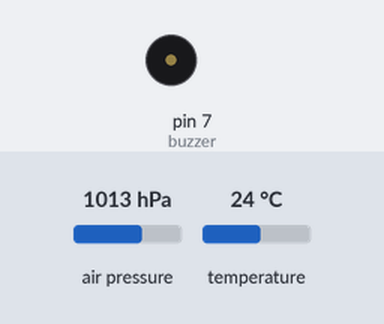
Recording of a sketch running on a simulated Arduino Uno, built with avr-gcc and run on an emulated ATmega328P. Shown: buzzer (waves = sounding). The test bench sets the inputs (shaded band); at power-on: air pressure 1013 hPa, temperature 24 °C.

Above: at 1.2 s.
1.3 s: air pressure set to 952 hPa
At 4.03 s:
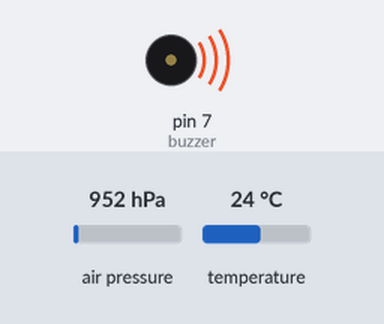
4.3 s: air pressure set to 975 hPa
5.9 s: air pressure set to 1000 hPa
Timing chart, 0 to 10.1 s (numbered marks = the images above; inputs shaded):
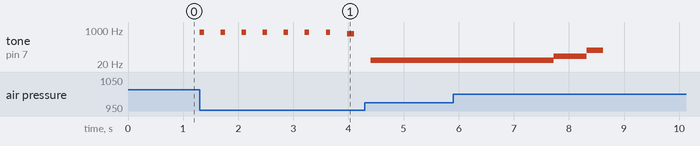

Measured:
- after the input at 1.3 s, tone on pin 7 (buzzer): plays 790 Hz for 0.08 s, 790 Hz for 0.08 s, 790 Hz for 0.08 s, 790 Hz for 0.08 s, 790 Hz for 0.08 s, 790 Hz for 0.08 s … (8 notes in this stretch), starting at once

The sketch:

MS5611V2.ino
```cpp
#include <MS5611.h>
MS5611 barometer;
int buzzer = 7;
float old_vario;

void setup() {
  pinMode(buzzer,OUTPUT);
  Serial.begin(9600);
  barometer.begin();
  old_vario = 0;
}

void buzzer_play(int freq,int duraction){
  noTone(buzzer);
  if (freq==0 && duraction==0){
    noTone(buzzer);
    delay(200);
    }
  else if (duraction==0 && freq != 0){
    tone(buzzer,freq);
    delay(duraction);
    }
  else {
    tone(buzzer,freq);
    delay(duraction);
    noTone(buzzer);
    }
}

void loop() {
  float vario;
  float pressure_before = barometer.readPressure();
  float alti_before = barometer.getAltitude(pressure_before);
  float temp = barometer.readTemperature();
  delay(300);
  float pressure_after = barometer.readPressure();
  float alti_after = barometer.getAltitude(pressure_after);
  vario = ((alti_after - alti_before) + old_vario)/2;
  old_vario = vario;

  if (vario>=-0.3 && vario<0.3){
    buzzer_play(0,0);
  }
  else if (vario<-2) {
    buzzer_play(30,0);
  }
  else if (vario<-0.8 && vario >=-2) {
    buzzer_play(50,0);
  }
  else if (vario<-0.3 && vario >=-0.8) {
    buzzer_play(100,0);
  }
  else if (vario >= 0.3 && vario<0.6) {
    buzzer_play(440,250);
  }
  else if (vario >= 0.6 && vario<0.9) {
    buzzer_play(470,200);
  }
  else if (vario >= 0.9 && vario<1.5) {
    buzzer_play(500,170);
  }
  else if (vario >= 1.5 && vario<2.5) {
    buzzer_play(650,130);
  }
  else if (vario >= 2.5 && vario<3.5) {
    buzzer_play(730,100);
  }
  else if (vario >= 3.5) {
    buzzer_play(790,80);
  }
}
```
